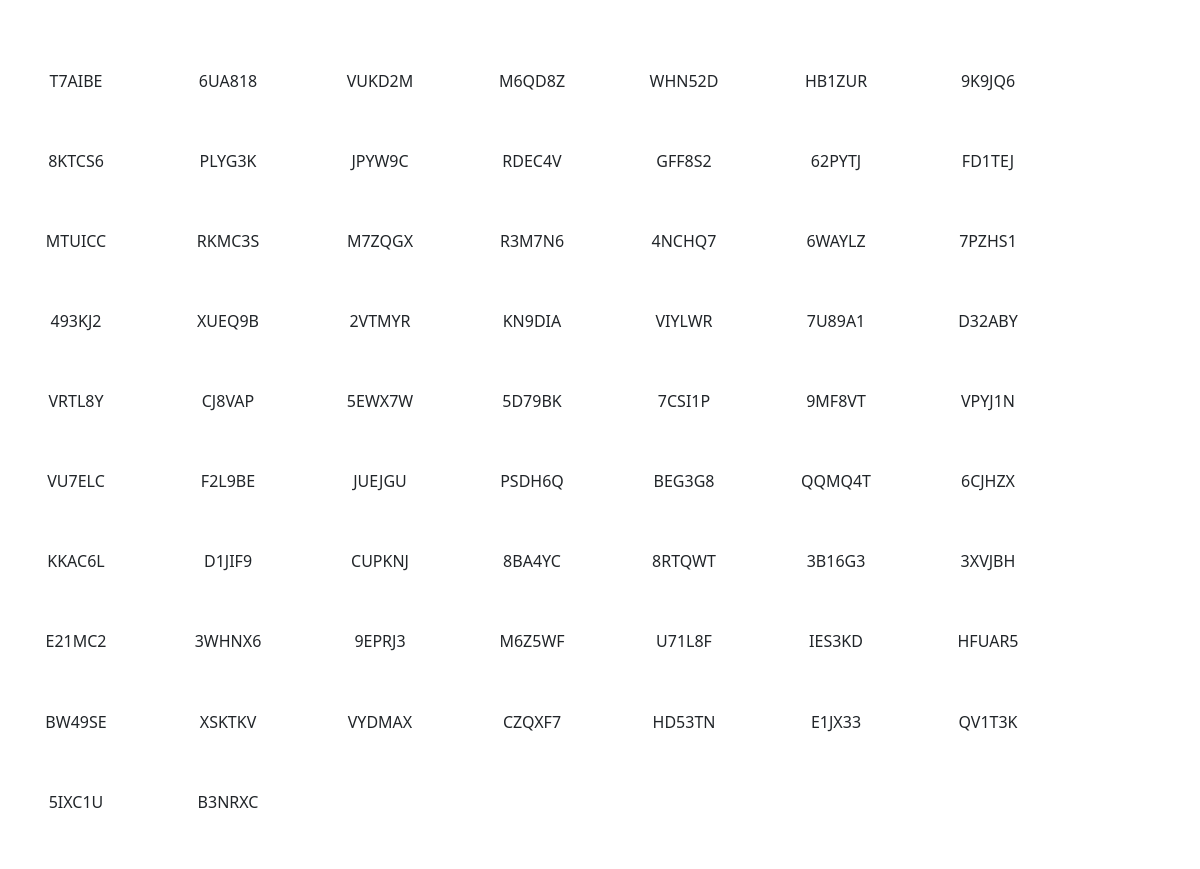
The page /stickers/ (signed in) on the database as committed earlier.
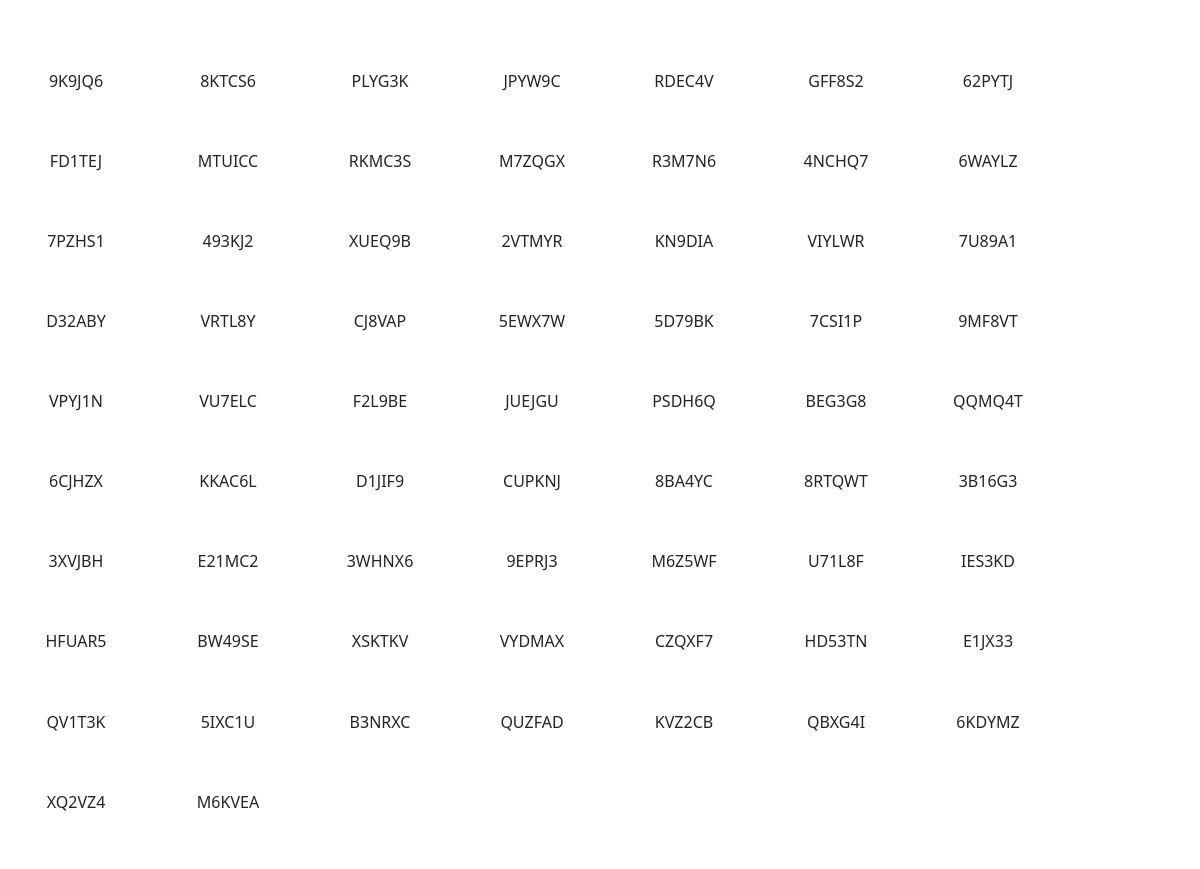
The same page on the database as committed later.
### listings/models.py (models this page shows, shortened)
class UniqueReference(models.Model):
    repairstore = models.ForeignKey(RepairStore, on_delete=models.CASCADE)
    value = models.CharField(max_length=6, unique=True)
    is_used = models.BooleanField(default=False)

### listings/views.py (the view)
# urls.py: path('stickers/', stickers, name='stickers'),
@login_required
@require_http_methods(['GET'])
def stickers(request):
    try:
        repairstore = RepairStore.objects.get(user=request.user)
        stickers = UniqueReference.objects.filter(repairstore=repairstore, is_used=False)
        template = 'stickers.html'
        context = {
            'stickers': stickers,
        }
        return render(request, template, context)
    except RepairStore.DoesNotExist:
        return render(request, 'error_page.html', {'error_message': 'User has no associated RepairStore'})

### listings/templates/stickers.html (shortened to what this page needs)
{% load l10n %}
<!DOCTYPE html>
<html lang="en">
<head>
    <link href="https://cdn.jsdelivr.net/npm/bootstrap@5.2.3/dist/css/bootstrap.min.css" rel="stylesheet">
    <link rel="stylesheet" href="https://cdnjs.cloudflare.com/ajax/libs/paper-css/0.3.0/paper.css">
</head>
<body class="A4">
    <section class="sheet m-0" style="padding-top: 10.7mm; padding-bottom: 10.7mm;">
        <div class="container-fluid p-0 m-0">
            <div class="row p-0 m-0">
                <div class="col-12 p-0 m-0 mx-auto">
                    {% for sticker in stickers %}
                    <div class="card p-0 mx-1 border-0" style="float: left; width: 38.1mm; height: 21.2mm; padding: 3mm;">
                        <span class="text-center my-auto">{{ sticker.value }}</span>
                    </div>
                    {% endfor %}
                </div>
            </div>
        </div>
    </section>
</body>
</html>

Rows that differ between the two databases and show on the page:
no longer on this page (row edited): UniqueReference: value "T7AIBE"
no longer on this page (row edited): UniqueReference: value "6UA818"
no longer on this page (row edited): UniqueReference: value "VUKD2M"
no longer on this page (row edited): UniqueReference: value "M6QD8Z"
no longer on this page (row edited): UniqueReference: value "WHN52D"
no longer on this page (row edited): UniqueReference: value "HB1ZUR"
added UniqueReference: value "QUZFAD"
added UniqueReference: value "KVZ2CB"
added UniqueReference: value "QBXG4I"
added UniqueReference: value "6KDYMZ"
added UniqueReference: value "XQ2VZ4"
added UniqueReference: value "M6KVEA"
